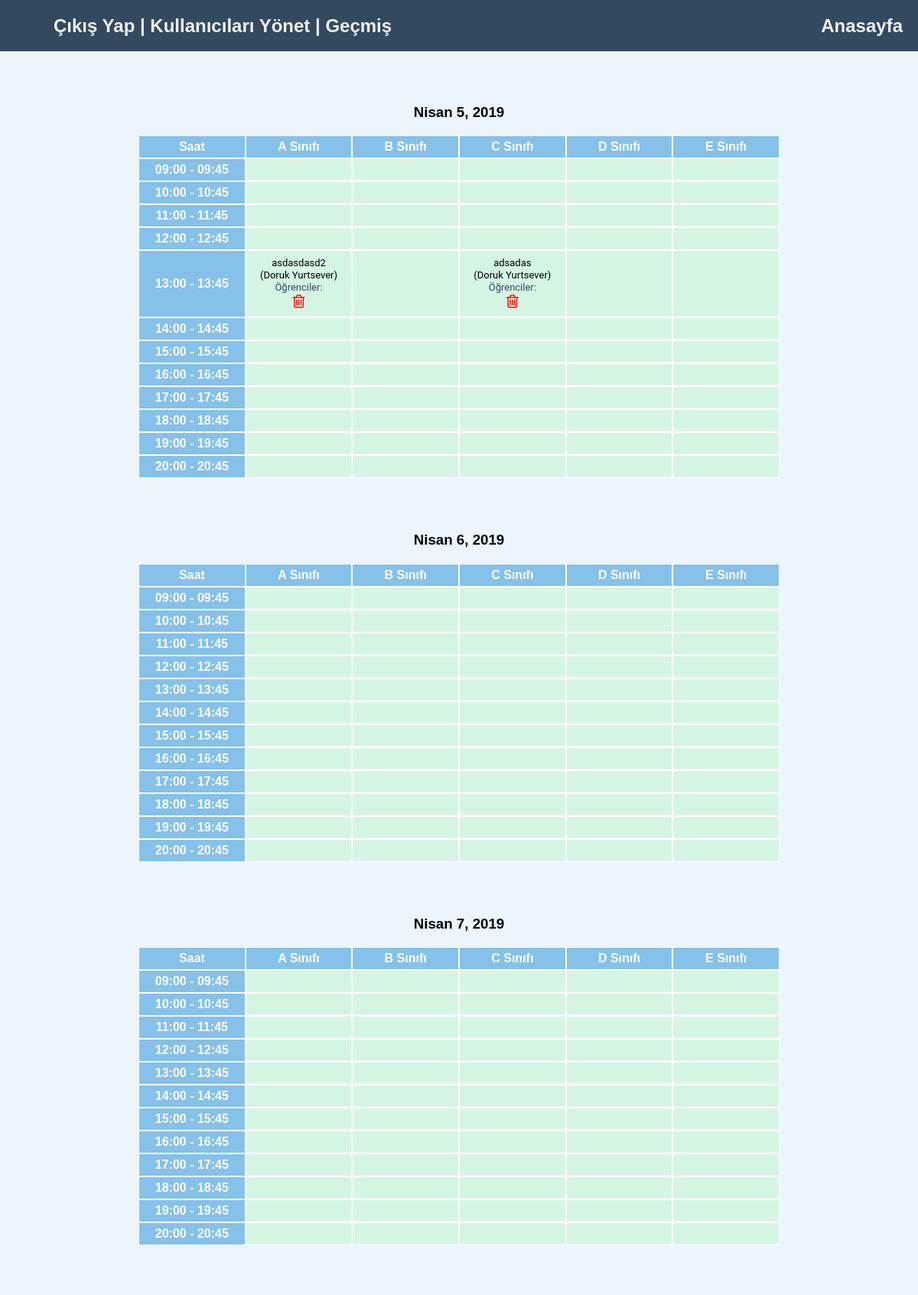
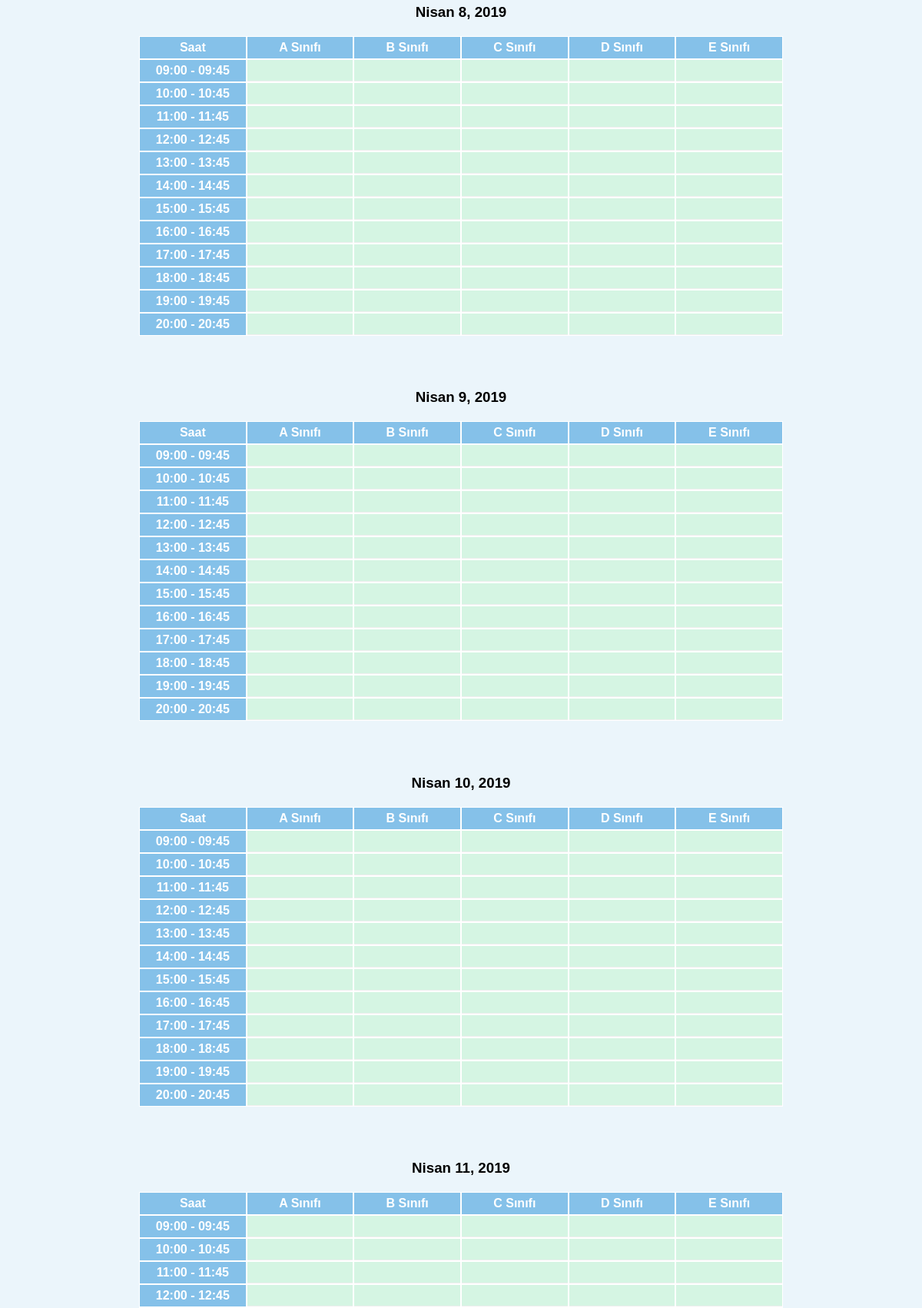
The app's page / (signed in, upper part) with its own data (2 pictures, top to bottom).
### course/models.py (models this page shows, shortened)
class Classroom(models.Model):
    name = models.CharField(max_length=250, verbose_name='derslik adı')
    quota = models.IntegerField(verbose_name='kontenjan')
    class Meta:
        verbose_name = 'derslik'
        verbose_name_plural = 'derslikler'

class Lecture(models.Model):
    LECTURE_TIMES = (
        (9, '09:00 - 09:45'),
        (10, '10:00 - 10:45'),
        (11, '11:00 - 11:45'),
        (12, '12:00 - 12:45'),
        (13, '13:00 - 13:45'),
        (14, '14:00 - 14:45'),
        (15, '15:00 - 15:45'),
        (16, '16:00 - 16:45'),
        (17, '17:00 - 17:45'),
        (18, '18:00 - 18:45'),
        (19, '19:00 - 19:45'),
        (20, '20:00 - 20:45'),
    )
    name = models.CharField(max_length=250, verbose_name='ders adı')
    date = models.DateField(verbose_name='tarih')
    lecture_time = models.SmallIntegerField(choices=LECTURE_TIMES, verbose_name='ders saati')
    lecturer = models.ForeignKey(User, verbose_name='eğitmen')
    classroom = models.ForeignKey(Classroom, verbose_name='derslik')
    students = models.TextField(verbose_name='öğrenciler')
    class Meta:
        verbose_name = 'Ders'
        verbose_name_plural = 'Dersler'

### course/views.py (the view)
# urls.py: url(r'^$', views.Homepage.as_view()),
class Homepage(generic.ListView):
    model = Classroom
    template_name = 'index.html'
    def get_context_data(self, **kwargs):
        context = super(Homepage, self).get_context_data(**kwargs)
        today = datetime.date.today()
        context['all_lectures'] = list()
        for i in range(7):
            date = today + datetime.timedelta(days=i)
            context['all_lectures'].append((date, Lecture.objects.filter(date=date)))
        context['classroom_list'] = Classroom.objects.all().order_by('name')
        context['time_of_day'] = Lecture.LECTURE_TIMES
        context['is_lecturer'] = False
        for group in self.request.user.groups.all():
            if group.name == 'Eğitmen':
                context['is_lecturer'] = True
        return context

### course/templates/index.html (shortened to what this page needs)
{% load static %}
<!DOCTYPE html>
<html lang="tr" xmlns="http://www.w3.org/1999/html">
<head>
    <link rel="stylesheet" type="text/css" href="{% static 'css/style.css' %}"/>
    <link rel="stylesheet" href="https://cdnjs.cloudflare.com/ajax/libs/font-awesome/4.7.0/css/font-awesome.min.css">
    <link rel="stylesheet" href="https://cdnjs.cloudflare.com/ajax/libs/jqueryui/1.12.1/jquery-ui.css">
</head>
<body>
<div id="wrap">
    <div id="regbar">
        <div id="navthing">
            <h2>
            {% if user.is_authenticated %}
                <a href="#" id="logout-link">Çıkış Yap</a>
            {% else %}
                <a href="#" id="login-link">Giriş</a> | <a href="#" id="register-link">Kayıt</a>
            {% endif %}
            {% if user.is_superuser %}
                | <a href="#" id="useradmin-link" class="btn btn-lg btn-success">Kullanıcıları Yönet</a>
            {% endif %}
                | <a href="#" id="history-link">Geçmiş</a>
                <a href="#" id="main-link" style="float:right;">Anasayfa</a>
            </h2>
        </div>
    </div>
</div>
<div id="wrap-main">
{% for date, lecture_list in all_lectures %}
    <div style="height: 50px"></div>
    <h3 style="text-align: center">{{ date }}</h3>
    <table width="70%" align="center">
        <div id="head_nav">
            <tr>
                <th>Saat</th>
                {% for classroom in classroom_list %}
                    <th>{{ classroom.name }}</th>
                {% endfor %}
            </tr>
        </div>
        {% for time in time_of_day %}
            <tr>
                <th>{{ time.1 }}</th>
                {% for classroom in classroom_list %}
                    {% if is_lecturer %}
                        <td class="clickable_shedule">
                    {% else %}
                        <td>
                    {% endif %}
                {% for lecture in lecture_list %}
                    {% if lecture.classroom == classroom and lecture.lecture_time == time.0 %}
                        <div class="dummy-div">
                            {{ lecture.name }} <br>
                            ({{ lecture.lecturer.get_full_name }}) <br>
                            <a class="students-link">Öğrenciler: <i>{{ lecture.students }}</i></a>
                        </div>
                        {% if is_lecturer or user.is_superuser %}
                        {% if user.is_superuser or lecture.lecturer.username == user.username %}
                            <a class="delete-icon" style="color: red; font-size: 20px;"><i
                                    class="fa fa-trash-o"></i></a>
                        {% endif %}
                        {% endif %}
                    {% endif %}
                {% endfor %}
                </td>
                {% endfor %}
            </tr>
        {% endfor %}
    </table>
{% endfor %}
</div>
</body>
</html>

### course/static/css/style.css (style rules this page uses)
body { font-family: arial; }
th, td { margin: 0; text-align: center; border-collapse: collapse; outline: 1px solid white; max-width: 0px; }
td { padding: 5px 10px; background: #D5F5E3; }
th { background: #85C1E9; color: white; padding: 5px 10px; }
#useradmin th, td { font-size: 13px; line-height: 16px; border-bottom: 1px solid #eee; vertical-align: top; padding: 8px; font-family: "Roboto", "Lucida Grande", Verdana, Arial, sans-serif; }
body { margin: 0; padding: 0; background: #EBF5FB; }
#wrap { padding-top: 0; margin: 0 0 0 0; }
#regbar { height: 67px; background: #34495e; }
#navthing { margin-left: 50px; }
h2 { margin-top: 0; padding: 20px; color: #ecf0f1; }
a { color: #ecf0f1; text-decoration: none; }
.students-link { color: #34495e; }

### records on screen
Classroom: name "A Sınıfı"
Classroom: name "B Sınıfı"
Classroom: name "C Sınıfı"
Classroom: name "D Sınıfı"
Classroom: name "E Sınıfı"
Lecture: name "asdasdasd2", lecturer.get_full_name "Doruk Yurtsever"
Lecture: name "adsadas", lecturer.get_full_name "Doruk Yurtsever"

### other values on screen
{{ date }} "Nisan 5, 2019" "Nisan 6, 2019" "Nisan 7, 2019" "Nisan 8, 2019" "Nisan 9, 2019" "Nisan 10, 2019"
{{ time.1 }} "09:00 - 09:45" "10:00 - 10:45" "11:00 - 11:45" "12:00 - 12:45" "13:00 - 13:45" "14:00 - 14:45" "15:00 - 15:45" "16:00 - 16:45" "17:00 - 17:45" "18:00 - 18:45" "19:00 - 19:45" "20:00 - 20:45" "09:00 - 09:45" "10:00 - 10:45" "11:00 - 11:45" "12:00 - 12:45" "13:00 - 13:45" "14:00 - 14:45" "15:00 - 15:45" "16:00 - 16:45" "17:00 - 17:45" "18:00 - 18:45" "19:00 - 19:45" "20:00 - 20:45" "09:00 - 09:45" "10:00 - 10:45" "11:00 - 11:45" "12:00 - 12:45" "13:00 - 13:45" "14:00 - 14:45" "15:00 - 15:45" "16:00 - 16:45" "17:00 - 17:45" "18:00 - 18:45" "19:00 - 19:45" "20:00 - 20:45" "09:00 - 09:45" "10:00 - 10:45" "11:00 - 11:45" "12:00 - 12:45" "13:00 - 13:45" "14:00 - 14:45" "15:00 - 15:45" "16:00 - 16:45" "17:00 - 17:45" "18:00 - 18:45" "19:00 - 19:45" "20:00 - 20:45" "09:00 - 09:45" "10:00 - 10:45" "11:00 - 11:45" "12:00 - 12:45" "13:00 - 13:45" "14:00 - 14:45" "15:00 - 15:45" "16:00 - 16:45" "17:00 - 17:45" "18:00 - 18:45" "19:00 - 19:45" "20:00 - 20:45" "09:00 - 09:45"
